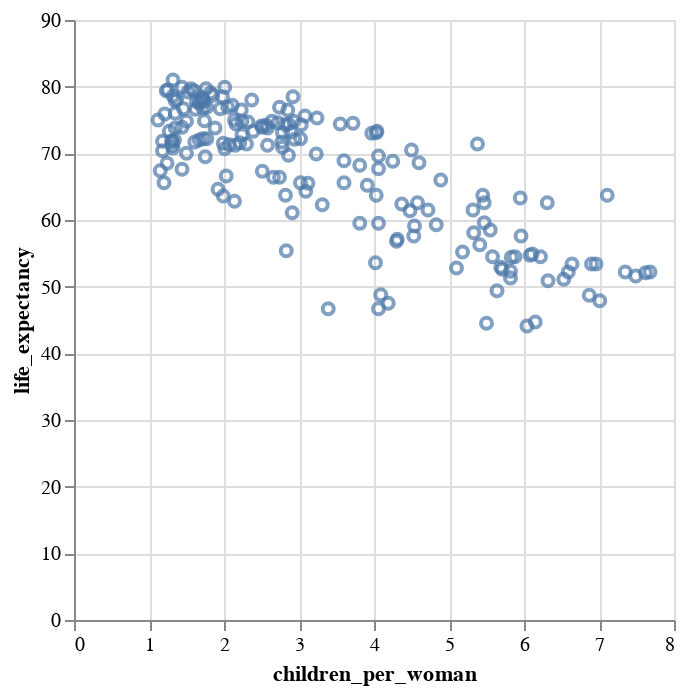

Notebook source saved alongside this figure:
### Markdown cell above
### Adding a Second Channel: Two-Dimensional Visualization

Now let's create our first scatter plot by adding a second encoding channel - the y-axis:

### Code cell
# Two-channel encoding: both x and y position
alt.Chart(data2000).mark_point().encode(
    x='children_per_woman',     # Horizontal position shows fertility rate
    y='life_expectancy'    # Vertical position shows life expectancy
)

### Figure 1 — Vega-Lite specification as saved in the notebook (floating-point values rounded to 4 significant figures; data arrays with more than 128 entries replaced by an {"elided": "..."} marker saying what was removed)
{"config": {"view": {"continuousWidth": 300, "continuousHeight": 300}}, "data": {"name": "data-4df4e1ffbcd2b5b282b2ea5618688686"}, "mark": {"type": "point"}, "encoding": {"x": {"field": "children_per_woman", "type": "quantitative"}, "y": {"field": "life_expectancy", "type": "quantitative"}}, "$schema": "https://vega.github.io/schema/vega-lite/v5.20.1.json", "datasets": {"data-4df4e1ffbcd2b5b282b2ea5618688686": {"elided": "178 records"}}}
